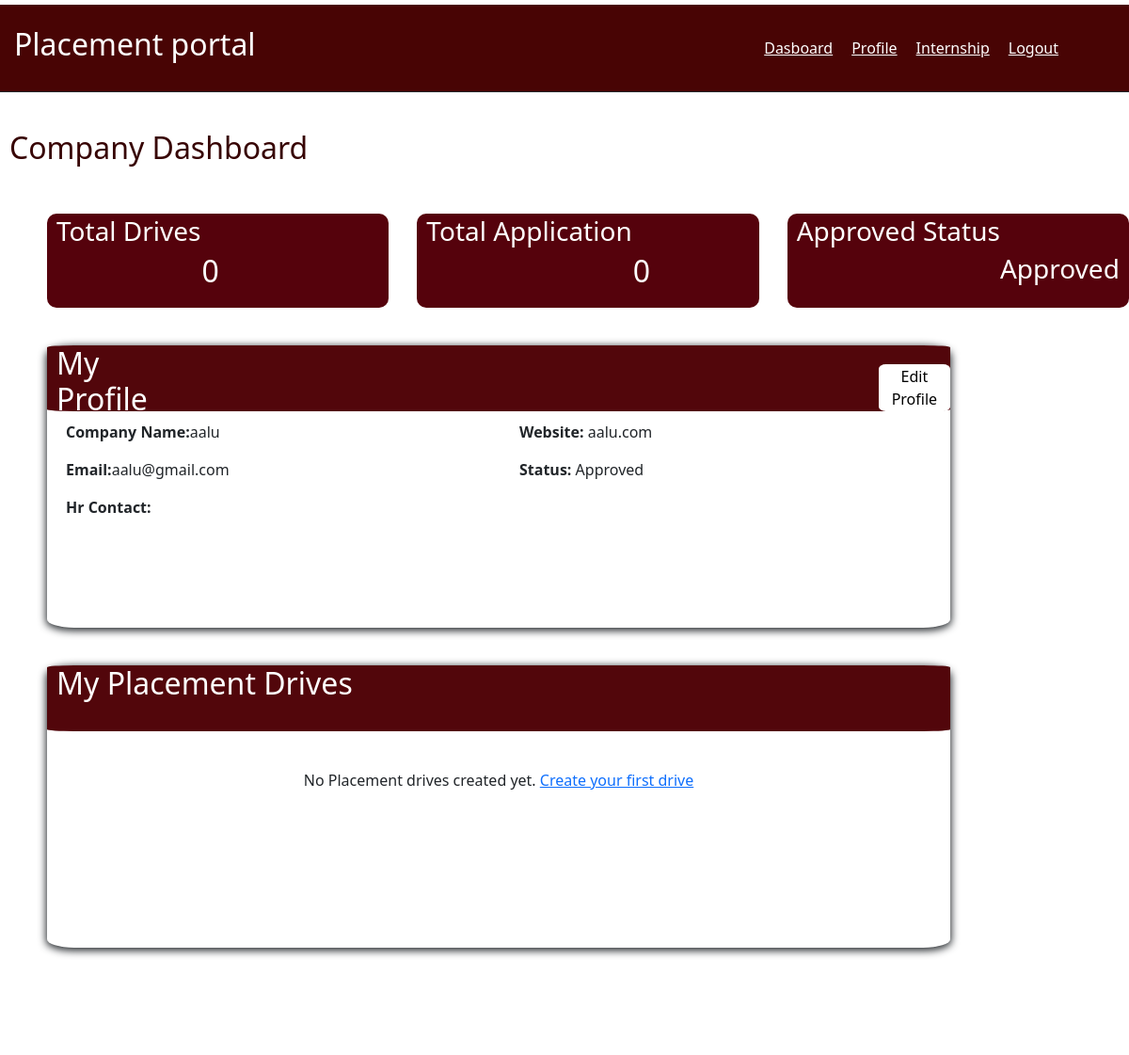
The app's page /company/dashboard (signed in, upper part), older data.
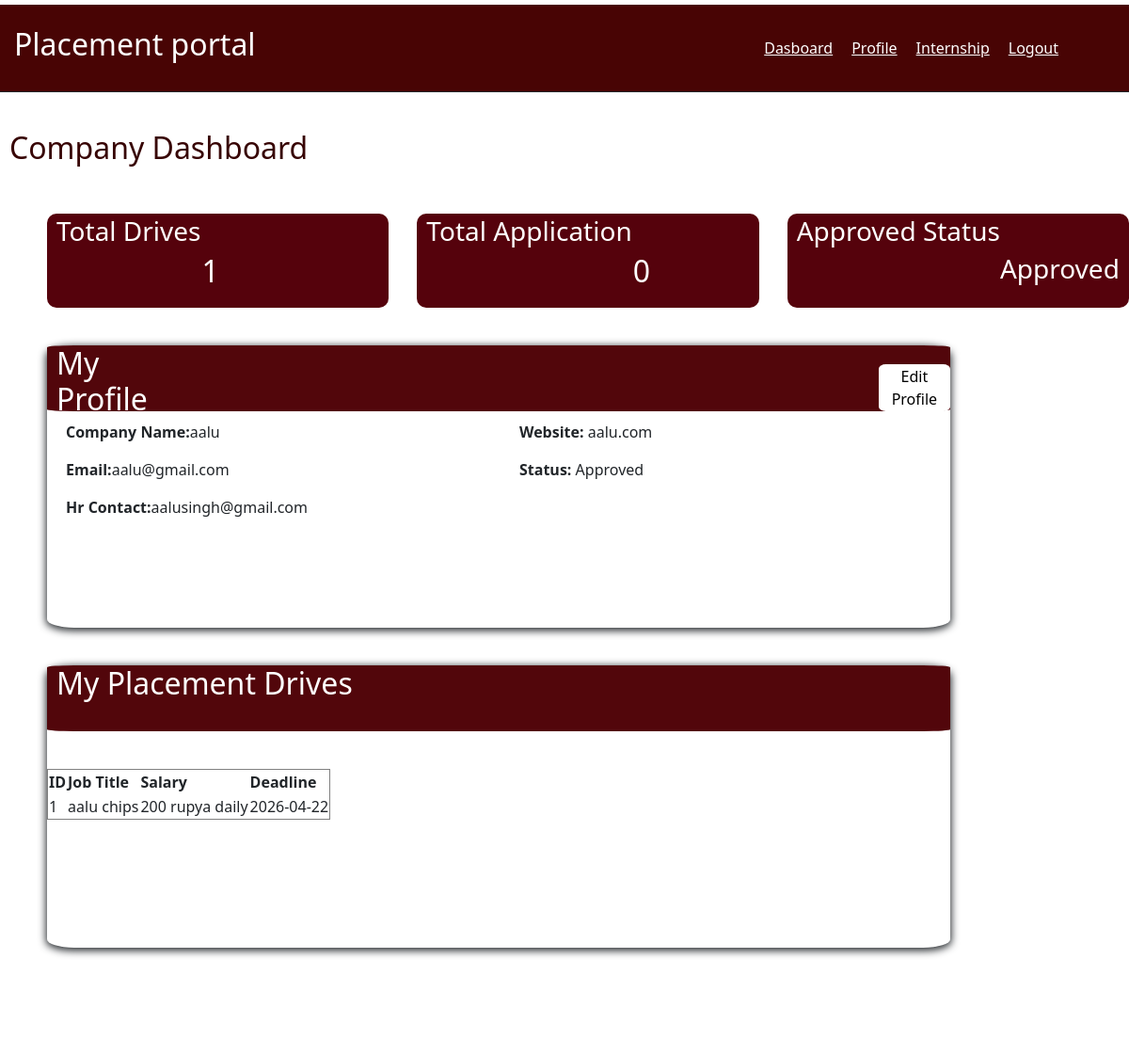
The same page, newer data.
### controller/database.py (models this page shows)
class company(db.Model):
    id=db.Column(db.Integer,primary_key=True)
    company_name=db.Column(db.String(200),nullable=False)
    email=db.Column(db.String(200),nullable=False)
    password=db.Column(db.String(200),nullable=False)
    hr_contact=db.Column(db.String(100))
    website=db.Column(db.String(200))
    description=db.Column(db.Text)
    address=db.Column(db.Text)
    status=db.Column(db.Boolean,default=False)
    is_approved=db.Column(db.Boolean,default=False)
    role_id=db.Column(db.Integer,db.ForeignKey('roles.id'),nullable=False)
    drives=db.relationship('drive',backref='company',cascade='all,delete-orphan')

class drive(db.Model):
    id=db.Column(db.Integer,primary_key=True)
    job_title=db.Column(db.String(50),nullable=False)
    job_description=db.Column(db.Text,nullable=False)
    criteria=db.Column(db.Text)
    salary_package=db.Column(db.String(100))
    application_deadline=db.Column(db.Date)
    location=db.Column(db.String(200))
    status=db.Column(db.String(50),default='pending')
    company_id=db.Column(db.Integer,db.ForeignKey('company.id'),nullable=False)
    aapplications=db.relationship('application',backref='drive',cascade='all,delete-orphan')

### app.py (the view)
@app.route("/company/dashboard",methods=['GET','POST'])
def company_dashboard():
    company_id=session['user_id']
    companydetail=company.query.get(company_id)
    total_drive=drive.query.count()
    total_application=application.query.count()
    stats=company.query.filter_by(id=company_id)
    all_drives = drive.query.filter_by(company_id=company_id).all()
    return render_template("company/dashboard.html",companydetail=companydetail,total_drive=total_drive,total_application=total_application,stats=stats,all_drives=all_drives)

### templates/company/dashboard.html (shortened to what this page needs)
{% extends "base.html" %}
{%block navbar %}
     <div class="sdash">
        <a href="{{url_for('company_dashboard',role=role)}}"> Dasboard</a>
        <a href="{{url_for('company_profile',role=role)}}"> Profile</a>
        <a href="{{url_for('create_internship',role=role)}}"> Internship</a>
        <a href="{{url_for('home',role=role)}}"> Logout</a>
     </div>
{% endblock %}
{% block content %}
<h2 class="sheading">Company Dashboard </h2>
<div class="srectangle">
    <div class="rectangle"><h3>Total Drives</h3><div class="total"><h2>{{total_drive}}</h2></div></div>
    <div class="rectangle"><h3>Total Application</h3><div class="total"><h2>{{total_application}}</h2></div></div>
    <div class="rectangle"><h3>Approved Status</h3> <br> <h3 class="txt">
        {% for s in stats%}
        {% if s.status== True %}
        Approved
        {% else %}
        Pending
        {% endif %}
        {% endfor %}
    </div></div>
</div>
<div class="sprofile">
    <nav class="snav">
        <h2>My Profile</h2>
        <a href="{{url_for('company_profile')}}"><button type="button" class="btnbtn">Edit Profile</button></a>
    </nav>
    <div class="row">
        <div class="col-md-6">
            <div class="sright">
                <p><b>Company Name:</b>{{ companydetail.company_name}} </p>
                <p><b>Email:</b>{{ companydetail.email}}</p>
                <p><b>Hr Contact:</b>{{ companydetail.hr_contact}}</p>
            </div>
        </div>
        <div class="col-md-6">
            <div class="sleft">
                <p><b>Website:</b> {{ companydetail.website}}</p>
                <p><b>Status:</b> Approved</p>
            </div>
        </div>
    </div>
</div>
<div class="sprofile">
    <nav class="snav">
        <h2>My Placement Drives</h2>
    </nav>
{% if all_drives %}
    <table border="1">
        <tr>
            <th>ID</th>
            <th>Job Title</th>
            <th>Salary</th>
            <th>Deadline</th>
        </tr>
        {% for drive in all_drives %}
        <tr>
            <td>{{ drive.id }}</td>
            <td>{{ drive.job_title }}</td>
            <td>{{ drive.salary_package }}</td>
            <td>{{ drive.application_deadline }}</td>
        </tr>
        {% endfor %}
    </table>
{% else %}
    <p class="text-center">No Placement drives created yet. <a href="{{url_for('create_internship')}}">Create your first drive </a></p>
{% endif %}
</div>
{% endblock %}

Row changes from the older to the newer data that the page shows:
changed company "aalu": hr_contact (not shown) → "aalusingh@gmail.com"
added drive: id "1", job_title "aalu chips", salary_package "200 rupya daily", application_deadline "2026-04-22"
Text that changed along with them:
{{ total_drive }}: "0" → "1"
text no longer shown: "No Placement drives created yet. Create your first drive"
text now shown: "ID Job Title Salary Deadline"
